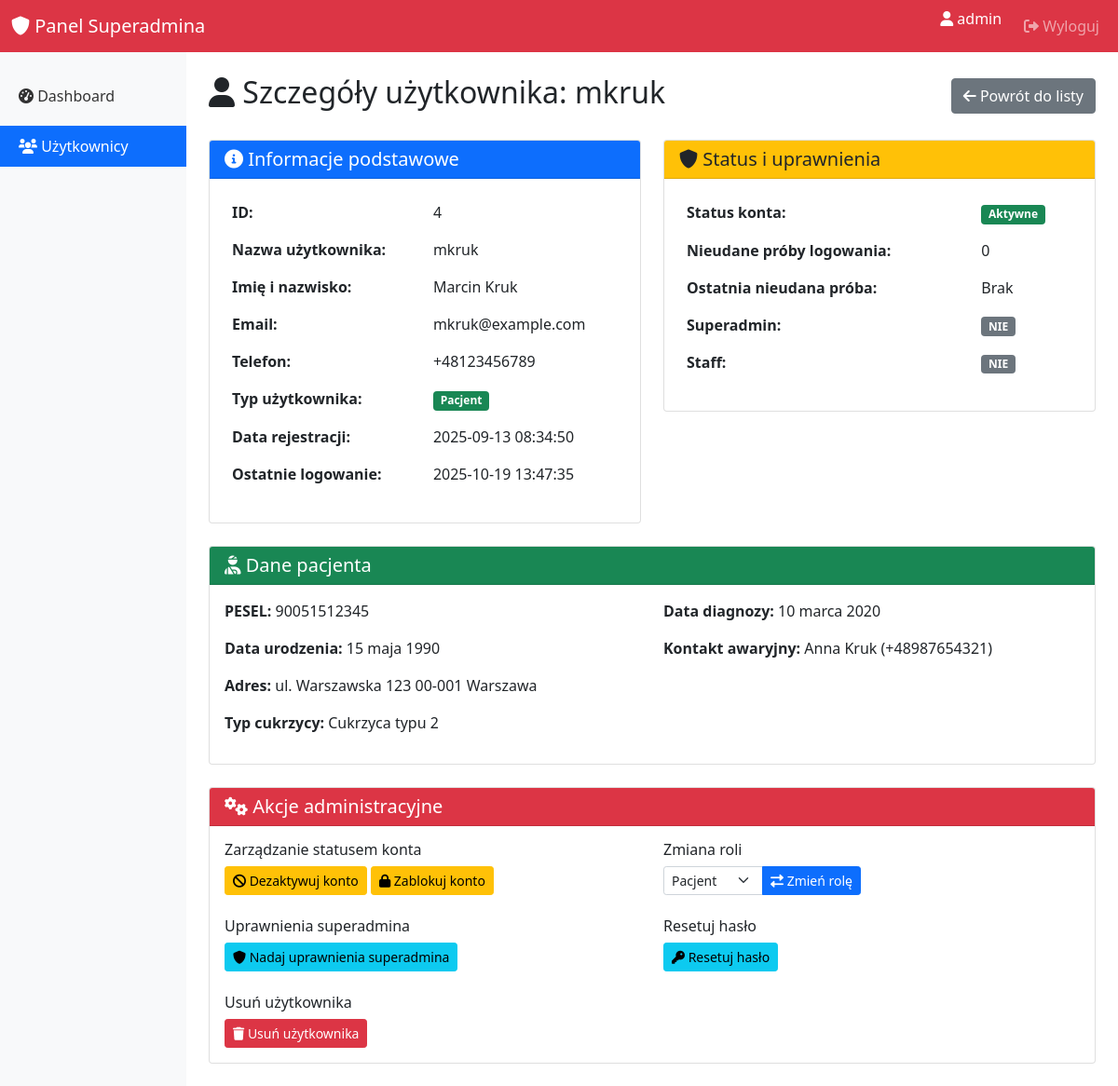
/superadmin/users/4/ (signed in), run on an earlier commit of the app's database.
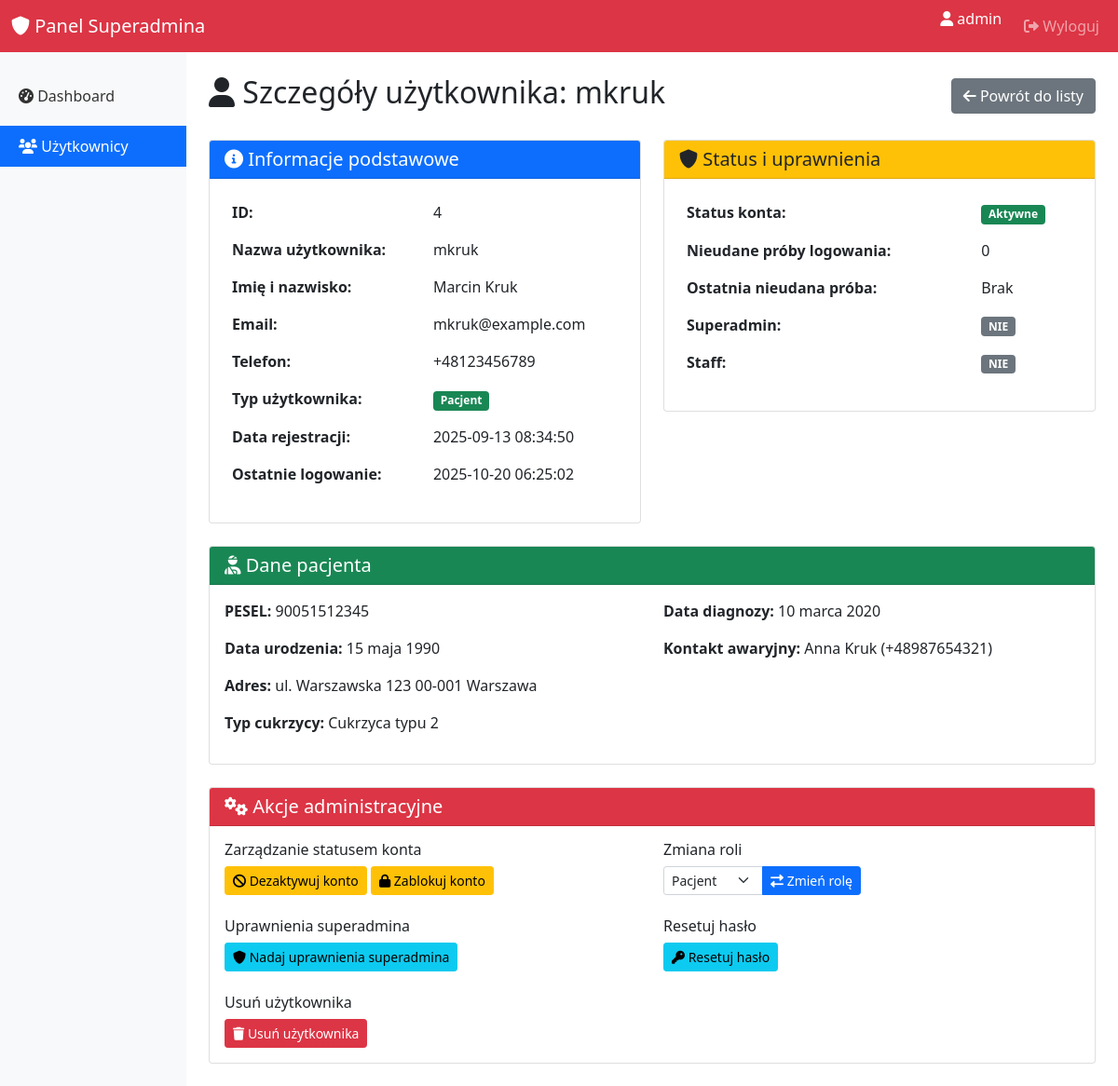
And on a later commit of the database.
### authentication/models.py (models this page shows, shortened)
class User(AbstractUser):
    USER_TYPE_CHOICES = (
        ('patient', 'Pacjent'),
        ('doctor', 'Lekarz'),
    )
    user_type = models.CharField(
        max_length=10,
        choices=USER_TYPE_CHOICES,
        default='patient'
    )
    phone_number = models.CharField(max_length=15, blank=True)
    failed_login_attempts = models.IntegerField(default=0)
    last_failed_login = models.DateTimeField(null=True, blank=True)
    account_locked_until = models.DateTimeField(null=True, blank=True)
    def is_patient(self):
        return self.user_type == 'patient'
    def is_account_locked(self):
        return False

### patients/models.py (models this page shows, shortened)
class Patient(models.Model):
    user = models.OneToOneField(settings.AUTH_USER_MODEL, on_delete=models.CASCADE, related_name='patient_profile')
    date_of_birth = models.DateField()
    pesel = models.CharField(
        max_length=11,
        unique=True,
        validators=[PESELValidator()],
        help_text='Numer PESEL (11 cyfr z poprawną sumą kontrolną)'
    )
    address = models.TextField()
    emergency_contact_name = models.CharField(max_length=100)
    emergency_contact_phone = models.CharField(max_length=15)
    diabetes_type = models.CharField(
        max_length=15,
        choices=[
            ('healthy', 'Zdrowy'),
            ('type1', 'Cukrzyca typu 1'),
            ('type2', 'Cukrzyca typu 2'),
            ('gestational', 'Cukrzyca ciążowa'),
        ]
    )
    diagnosis_date = models.DateField(null=True, blank=True)
    current_medications = models.TextField(blank=True)
    allergies = models.TextField(blank=True)
    last_cancellation_time = models.DateTimeField(null=True, blank=True, help_text="Czas ostatniego anulowania wizyty")
    created_at = models.DateTimeField(auto_now_add=True)
    updated_at = models.DateTimeField(auto_now=True)
    class Meta:
        verbose_name = "Pacjent"
        verbose_name_plural = "Pacjenci"

### superadmin/views.py (the view)
# urls.py: path('users/<int:user_id>/', views.user_detail, name='user_detail'),
@login_required
@user_passes_test(is_superuser)
def user_detail(request, user_id):
    user = get_object_or_404(User, id=user_id)
    patient_data = None
    doctor_data = None
    if user.is_patient():
        try:
            patient_data = Patient.objects.get(user=user)
        except Patient.DoesNotExist:
            pass
    elif user.is_doctor():
        try:
            doctor_data = Doctor.objects.get(user=user)
        except Doctor.DoesNotExist:
            pass
    context = {
        'selected_user': user,
        'patient_data': patient_data,
        'doctor_data': doctor_data,
    }
    return render(request, 'superadmin/user_detail.html', context)

### superadmin/views.py (called while the page is built)
def is_superuser(user):
    return user.is_superuser

### superadmin/templates/superadmin/user_detail.html (shortened to what this page needs)
{% extends 'superadmin/base.html' %}
{% block content %}
<div class="d-flex justify-content-between align-items-center mb-4">
    <h2><i class="fas fa-user"></i> Szczegóły użytkownika: {{ selected_user.username }}</h2>
    <a href="{% url 'superadmin:user_list' %}" class="btn btn-secondary">
        <i class="fas fa-arrow-left"></i> Powrót do listy
    </a>
</div>
<div class="row">
    <div class="col-md-6">
        <div class="card mb-4">
            <div class="card-header bg-primary text-white">
                <h5 class="mb-0"><i class="fas fa-info-circle"></i> Informacje podstawowe</h5>
            </div>
            <div class="card-body">
                <table class="table table-borderless">
                    <tr>
                        <th>ID:</th>
                        <td>{{ selected_user.id }}</td>
                    </tr>
                    <tr>
                        <th>Nazwa użytkownika:</th>
                        <td>{{ selected_user.username }}</td>
                    </tr>
                    <tr>
                        <th>Imię i nazwisko:</th>
                        <td>{{ selected_user.first_name }} {{ selected_user.last_name }}</td>
                    </tr>
                    <tr>
                        <th>Email:</th>
                        <td>{{ selected_user.email }}</td>
                    </tr>
                    <tr>
                        <th>Telefon:</th>
                        <td>{{ selected_user.phone_number|default:"Nie podano" }}</td>
                    </tr>
                    <tr>
                        <th>Typ użytkownika:</th>
                        <td>
                            {% if selected_user.user_type == 'patient' %}
                                <span class="badge bg-success">Pacjent</span>
                            {% elif selected_user.user_type == 'doctor' %}
                                <span class="badge bg-info">Lekarz</span>
                            {% endif %}
                        </td>
                    </tr>
                    <tr>
                        <th>Data rejestracji:</th>
                        <td>{{ selected_user.date_joined|date:"Y-m-d H:i:s" }}</td>
                    </tr>
                    <tr>
                        <th>Ostatnie logowanie:</th>
                        <td>{{ selected_user.last_login|date:"Y-m-d H:i:s"|default:"Nigdy" }}</td>
                    </tr>
                </table>
            </div>
        </div>
    </div>
    <div class="col-md-6">
        <div class="card mb-4">
            <div class="card-header bg-warning text-dark">
                <h5 class="mb-0"><i class="fas fa-shield-alt"></i> Status i uprawnienia</h5>
            </div>
            <div class="card-body">
                <table class="table table-borderless">
                    <tr>
                        <th>Status konta:</th>
                        <td>
                            {% if selected_user.is_account_locked %}
                                <span class="badge bg-danger">Zablokowane</span>
                                <small class="text-muted d-block">
                                    Do: {{ selected_user.account_locked_until|date:"Y-m-d H:i" }}
                                </small>
                            {% elif selected_user.is_active %}
                                <span class="badge bg-success">Aktywne</span>
                            {% else %}
                                <span class="badge bg-secondary">Nieaktywne</span>
                            {% endif %}
                        </td>
                    </tr>
                    <tr>
                        <th>Nieudane próby logowania:</th>
                        <td>{{ selected_user.failed_login_attempts }}</td>
                    </tr>
                    <tr>
                        <th>Ostatnia nieudana próba:</th>
                        <td>{{ selected_user.last_failed_login|date:"Y-m-d H:i:s"|default:"Brak" }}</td>
                    </tr>
                    <tr>
                        <th>Superadmin:</th>
                        <td>
                            {% if selected_user.is_superuser %}
                                <span class="badge bg-danger">TAK</span>
                            {% else %}
                                <span class="badge bg-secondary">NIE</span>
                            {% endif %}
                        </td>
                    </tr>
                    <tr>
                        <th>Staff:</th>
                        <td>
                            {% if selected_user.is_staff %}
                                <span class="badge bg-info">TAK</span>
                            {% else %}
                                <span class="badge bg-secondary">NIE</span>
                            {% endif %}
                        </td>
                    </tr>
                </table>
            </div>
        </div>
    </div>
</div>
{% if patient_data %}
<div class="card mb-4">
    <div class="card-header bg-success text-white">
        <h5 class="mb-0"><i class="fas fa-user-injured"></i> Dane pacjenta</h5>
    </div>
    <div class="card-body">
        <div class="row">
            <div class="col-md-6">
                <p><strong>PESEL:</strong> {{ patient_data.pesel }}</p>
                <p><strong>Data urodzenia:</strong> {{ patient_data.date_of_birth }}</p>
                <p><strong>Adres:</strong> {{ patient_data.address }}</p>
                <p><strong>Typ cukrzycy:</strong> {{ patient_data.get_diabetes_type_display }}</p>
            </div>
            <div class="col-md-6">
                <p><strong>Data diagnozy:</strong> {{ patient_data.diagnosis_date|default:"Nie podano" }}</p>
                <p><strong>Kontakt awaryjny:</strong> {{ patient_data.emergency_contact_name }} ({{ patient_data.emergency_contact_phone }})</p>
            </div>
        </div>
    </div>
</div>
{% endif %}
<div class="card">
    <div class="card-header bg-danger text-white">
        <h5 class="mb-0"><i class="fas fa-cogs"></i> Akcje administracyjne</h5>
    </div>
    <div class="card-body">
        <div class="row">
            <div class="col-md-6 mb-3">
                <h6>Zarządzanie statusem konta</h6>
                <form method="post" action="{% url 'superadmin:toggle_user_status' selected_user.id %}" class="d-inline">
                    <button type="submit" class="btn btn-{% if selected_user.is_active %}warning{% else %}success{% endif %} btn-sm mb-2">
                        <i class="fas fa-{% if selected_user.is_active %}ban{% else %}check{% endif %}"></i>
                        {% if selected_user.is_active %}Dezaktywuj{% else %}Aktywuj{% endif %} konto
                    </button>
                </form>
                {% if selected_user.is_account_locked %}
                <form method="post" action="{% url 'superadmin:unlock_user_account' selected_user.id %}" class="d-inline">
                    {% csrf_token %}
                    <button type="submit" class="btn btn-success btn-sm mb-2">
                        <i class="fas fa-unlock"></i> Odblokuj konto
                    </button>
                </form>
                {% else %}
                <form method="post" action="{% url 'superadmin:lock_user_account' selected_user.id %}" class="d-inline">
                    <button type="submit" class="btn btn-warning btn-sm mb-2"
                            onclick="return confirm('Czy na pewno chcesz zablokować to konto na 24 godziny?')">
                        <i class="fas fa-lock"></i> Zablokuj konto
                    </button>
                </form>
                {% endif %}
            </div>
            <div class="col-md-6 mb-3">
                <h6>Zmiana roli</h6>
                <form method="post" action="{% url 'superadmin:change_user_role' selected_user.id %}" class="d-inline-block">
                    <div class="input-group input-group-sm mb-2">
                        <select name="new_role" class="form-select">
                            <option value="patient" {% if selected_user.user_type == 'patient' %}selected{% endif %}>Pacjent</option>
                        </select>
                        <button type="submit" class="btn btn-primary">
                            <i class="fas fa-exchange-alt"></i> Zmień rolę
                        </button>
                    </div>
                </form>
            </div>
            <div class="col-md-6 mb-3">
                <h6>Uprawnienia superadmina</h6>
                <form method="post" action="{% url 'superadmin:toggle_superuser_status' selected_user.id %}" class="d-inline">
                    <button type="submit" class="btn btn-{% if selected_user.is_superuser %}warning{% else %}info{% endif %} btn-sm mb-2"
                            onclick="return confirm('Czy na pewno chcesz zmienić uprawnienia superadmina dla tego użytkownika?')">
                        <i class="fas fa-shield-alt"></i>
                        {% if selected_user.is_superuser %}Odbierz{% else %}Nadaj{% endif %} uprawnienia superadmina
                    </button>
                </form>
            </div>
            <div class="col-md-6 mb-3">
                <h6>Resetuj hasło</h6>
                <button type="button" class="btn btn-info btn-sm mb-2" data-bs-toggle="modal" data-bs-target="#resetPasswordModal">
                    <i class="fas fa-key"></i> Resetuj hasło
                </button>
            </div>
            <div class="col-md-12">
                <h6>Usuń użytkownika</h6>
                <form method="post" action="{% url 'superadmin:delete_user' selected_user.id %}" class="d-inline">
                    <button type="submit" class="btn btn-danger btn-sm"
                            onclick="return confirm('UWAGA: Czy na pewno chcesz usunąć tego użytkownika? Ta operacja jest nieodwracalna!')">
                        <i class="fas fa-trash"></i> Usuń użytkownika
                    </button>
                </form>
            </div>
        </div>
    </div>
</div>
{% endblock %}

### superadmin/templates/superadmin/base.html (shortened to what this page needs)
<!DOCTYPE html>
<html lang="pl">
<head>
    <link href="https://cdn.jsdelivr.net/npm/bootstrap@5.1.3/dist/css/bootstrap.min.css" rel="stylesheet">
    <link rel="stylesheet" href="https://cdnjs.cloudflare.com/ajax/libs/font-awesome/6.0.0/css/all.min.css">
</head>
<body>
    <nav class="navbar navbar-expand-lg navbar-dark bg-danger">
        <div class="container-fluid">
            <a class="navbar-brand" href="{% url 'superadmin:dashboard' %}">
                <i class="fas fa-shield-alt"></i> Panel Superadmina
            </a>
            <div class="collapse navbar-collapse" id="navbarNav">
                <ul class="navbar-nav ms-auto">
                    <li class="nav-item">
                        <span class="navbar-text text-white me-3">
                            <i class="fas fa-user"></i> {{ user.username }}
                        </span>
                    </li>
                    <li class="nav-item">
                        <a class="nav-link" href="{% url 'authentication:logout' %}">
                            <i class="fas fa-sign-out-alt"></i> Wyloguj
                        </a>
                    </li>
                </ul>
            </div>
        </div>
    </nav>
    <div class="container-fluid">
        <div class="row">
            <div class="col-md-2 sidebar">
                <nav class="nav flex-column">
                    <a class="nav-link {% if request.resolver_match.url_name == 'dashboard' %}active{% endif %}"
                       href="{% url 'superadmin:dashboard' %}">
                        <i class="fas fa-tachometer-alt"></i> Dashboard
                    </a>
                    <a class="nav-link {% if request.resolver_match.url_name == 'user_list' or request.resolver_match.url_name == 'user_detail' %}active{% endif %}"
                       href="{% url 'superadmin:user_list' %}">
                        <i class="fas fa-users"></i> Użytkownicy
                    </a>
                </nav>
            </div>
            <div class="col-md-10 p-4">
                {% block content %}
                {% endblock %}
            </div>
        </div>
    </div>
</body>
</html>

### superadmin/templates/superadmin/base.html (style rules this page uses)
.sidebar { min-height: calc(100vh - 56px); background-color: #f8f9fa; padding: 20px 0; }
.sidebar .nav-link { color: #333; padding: 10px 20px; margin: 5px 0; }
.sidebar .nav-link:hover, .sidebar .nav-link.active { background-color: #0d6efd; color: white; }

What changed in the data, as far as the page shows it:
changed User "mkruk": last_login "2025-10-19 13:47:35" → "2025-10-20 06:25:02"
